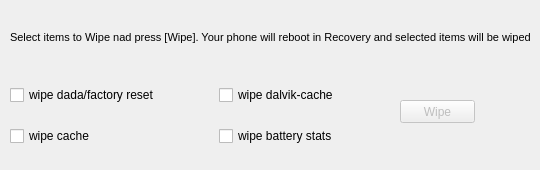
      <widget class="QWidget" name="tabWipe">
       <attribute name="title">
        <string>Wipe</string>
       </attribute>
       <widget class="QPushButton" name="buttonWipe">
        <property name="enabled">
         <bool>false</bool>
        </property>
        <property name="geometry">
         <rect>
          <x>400</x>
          <y>100</y>
          <width>75</width>
          <height>23</height>
         </rect>
        </property>
        <property name="text">
         <string>Wipe</string>
        </property>
       </widget>
       <widget class="QWidget" name="layoutWidget6">
        <property name="geometry">
         <rect>
          <x>10</x>
          <y>70</y>
          <width>411</width>
          <height>91</height>
         </rect>
        </property>
        <layout class="QGridLayout" name="gridLayout_4">
         <item row="0" column="0">
          <widget class="QCheckBox" name="checkData">
           <property name="text">
            <string>wipe dada/factory reset</string>
           </property>
          </widget>
         </item>
         <item row="0" column="1">
          <widget class="QCheckBox" name="checkDalvik">
           <property name="text">
            <string>wipe dalvik-cache</string>
           </property>
          </widget>
         </item>
         <item row="1" column="0">
          <widget class="QCheckBox" name="checkCache">
           <property name="text">
            <string>wipe cache</string>
           </property>
          </widget>
         </item>
         <item row="1" column="1">
          <widget class="QCheckBox" name="checkBattery">
           <property name="text">
            <string>wipe battery stats</string>
           </property>
          </widget>
         </item>
        </layout>
       </widget>
       <widget class="QLabel" name="label_7">
        <property name="geometry">
         <rect>
          <x>10</x>
          <y>30</y>
          <width>521</width>
          <height>16</height>
         </rect>
        </property>
        <property name="text">
         <string>&lt;!DOCTYPE HTML PUBLIC &quot;-//W3C//DTD HTML 4.0//EN&quot; &quot;http://www.w3.org/TR/REC-html40/strict.dtd&quot;&gt;
&lt;html&gt;&lt;head&gt;&lt;meta name=&quot;qrichtext&quot; content=&quot;1&quot; /&gt;&lt;style type=&quot;text/css&quot;&gt;
p, li { white-space: pre-wrap; }
&lt;/style&gt;&lt;/head&gt;&lt;body style=&quot; font-family:'MS Shell Dlg 2'; font-size:8.25pt; font-weight:400; font-style:normal;&quot;&gt;
&lt;p style=&quot; margin-top:0px; margin-bottom:0px; margin-left:0px; margin-right:0px; -qt-block-indent:0; text-indent:0px;&quot;&gt;&lt;span style=&quot; font-size:8pt;&quot;&gt;Select items to Wipe nad press [Wipe]. Your phone will reboot in Recovery and selected items will be wiped.&lt;/span&gt;&lt;/p&gt;&lt;/body&gt;&lt;/html&gt;</string>
        </property>
       </widget>
      </widget>
